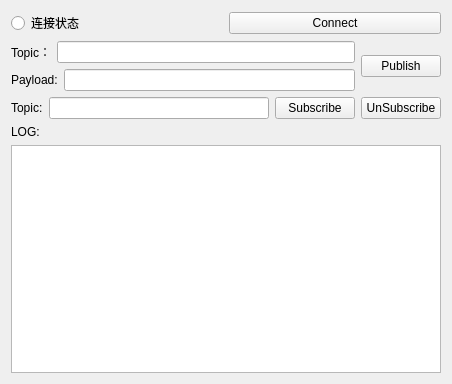
<?xml version="1.0" encoding="UTF-8"?>
<ui version="4.0">
 <class>MainWindow</class>
 <widget class="QWidget" name="MainWindow">
  <property name="geometry">
   <rect>
    <x>0</x>
    <y>0</y>
    <width>452</width>
    <height>384</height>
   </rect>
  </property>
  <property name="windowTitle">
   <string>MainWindow</string>
  </property>
  <layout class="QGridLayout" name="gridLayout">
   <item row="0" column="0">
    <layout class="QVBoxLayout" name="verticalLayout_3">
     <item>
      <layout class="QHBoxLayout" name="horizontalLayout_5">
       <item>
        <widget class="QRadioButton" name="rb_status">
         <property name="text">
          <string>连接状态</string>
         </property>
        </widget>
       </item>
       <item>
        <widget class="QPushButton" name="pb_connect">
         <property name="text">
          <string>Connect</string>
         </property>
        </widget>
       </item>
      </layout>
     </item>
     <item>
      <layout class="QHBoxLayout" name="horizontalLayout_3">
       <item>
        <layout class="QVBoxLayout" name="verticalLayout">
         <item>
          <layout class="QHBoxLayout" name="horizontalLayout">
           <item>
            <widget class="QLabel" name="label">
             <property name="text">
              <string>Topic：</string>
             </property>
            </widget>
           </item>
           <item>
            <widget class="QLineEdit" name="le_pb_topic"/>
           </item>
          </layout>
         </item>
         <item>
          <layout class="QHBoxLayout" name="horizontalLayout_2">
           <item>
            <widget class="QLabel" name="label_2">
             <property name="text">
              <string>Payload:</string>
             </property>
            </widget>
           </item>
           <item>
            <widget class="QLineEdit" name="le_pu_payload"/>
           </item>
          </layout>
         </item>
        </layout>
       </item>
       <item>
        <widget class="QPushButton" name="pushButton">
         <property name="text">
          <string>Publish</string>
         </property>
        </widget>
       </item>
      </layout>
     </item>
     <item>
      <layout class="QHBoxLayout" name="horizontalLayout_4">
       <item>
        <widget class="QLabel" name="label_3">
         <property name="text">
          <string>Topic:</string>
         </property>
        </widget>
       </item>
       <item>
        <widget class="QLineEdit" name="le_sub_topic"/>
       </item>
       <item>
        <widget class="QPushButton" name="pushButton_2">
         <property name="text">
          <string>Subscribe</string>
         </property>
        </widget>
       </item>
       <item>
        <widget class="QPushButton" name="pushButton_3">
         <property name="text">
          <string>UnSubscribe</string>
         </property>
        </widget>
       </item>
      </layout>
     </item>
     <item>
      <layout class="QVBoxLayout" name="verticalLayout_2">
       <item>
        <widget class="QLabel" name="label_4">
         <property name="text">
          <string>LOG:</string>
         </property>
        </widget>
       </item>
       <item>
        <widget class="QTextBrowser" name="te_log"/>
       </item>
      </layout>
     </item>
    </layout>
   </item>
  </layout>
 </widget>
 <layoutdefault spacing="6" margin="11"/>
 <resources/>
 <connections/>
</ui>
